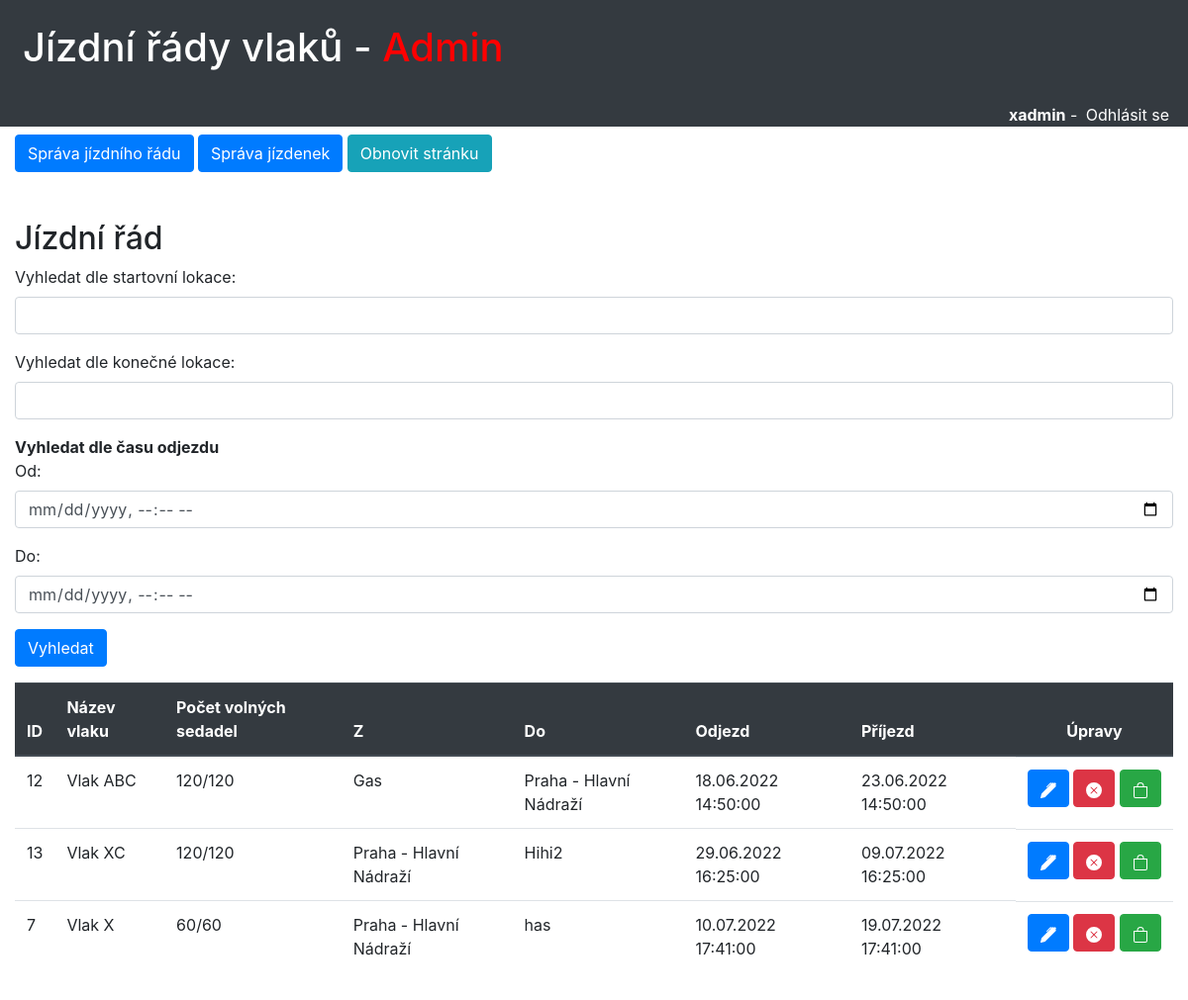
The page /index.php (signed in) on the database its author committed.
### tables this page shows
CREATE TABLE `time_schedule` (
  `id` int(11) NOT NULL,
  `train_id` int(11) NOT NULL,
  `seats` varchar(2000) NOT NULL,
  `from_location` int(11) NOT NULL,
  `to_location` int(11) NOT NULL,
  `start_time` datetime NOT NULL,
  `end_time` datetime NOT NULL
);

CREATE TABLE `trains` (
  `id` int(11) NOT NULL,
  `name` varchar(255) NOT NULL,
  `seat_count` int(11) NOT NULL,
  `active` tinyint(1) NOT NULL DEFAULT 0
);

CREATE TABLE `location` (
  `id` int(11) NOT NULL,
  `name` varchar(255) NOT NULL
);

### inc/user.php (called while the page is built, shortened)
<?php
require_once 'db.php';
function LoggedIn(): bool
{
    if (!empty($_SESSION['user_id'])) return true;
    return false;
}
function UserAdmin(): bool
{
    global $db;
    $checkForAdminQuery = $db->prepare('SELECT role FROM users WHERE id=:id LIMIT 1;');
    $checkForAdminQuery->execute([
        ':id' => $_SESSION['user_id']
    ]);
    if ($role = $checkForAdminQuery->fetch(PDO::FETCH_ASSOC)) {
        if ($role['role'] == 'admin') return true;
    }
    return false;
}

### schedule.php (the view, shortened to what this page needs)
<?php
require_once 'inc/user.php';
require_once 'utils/trains_utils.php';
            ?>
<h2 class="mt-5">Jízdní řád</h2>
<?php
if (LoggedIn()) { ?>
    <form method="get">
        <div class="form-group">
            <label for="location_lookup_start">Vyhledat dle startovní lokace: </label>
            <input type="text" name="location_lookup_start" id="location_lookup_start"
                   class="form-control" value="<?php echo @$_GET['location_lookup_start'] ?>"/>
        </div>
        <div class="form-group">
            <label for="location_lookup_end">Vyhledat dle konečné lokace: </label>
            <input type="text" name="location_lookup_end" id="location_lookup_end"
                   class="form-control" value="<?php echo @$_GET['location_lookup_end'] ?>"/>
        </div>
        <lable><b>Vyhledat dle času odjezdu</b></lable>
        <div class="form-group">
            <label for="location_lookup_date1">Od:</label>
            <input type="datetime-local" name="location_lookup_date1" id="location_lookup_date1"
                   class="form-control" value="<?php echo @$_GET['location_lookup_date1'] ?>"/>
        </div>
        <div class="form-group">
            <label for="location_lookup_date2">Do:</label>
            <input type="datetime-local" name="location_lookup_date2" id="location_lookup_date2"
                   class="form-control" value="<?php echo @$_GET['location_lookup_date2'] ?>"/>
        </div>
        <button type="submit" class="btn btn-primary mb-3">Vyhledat</button>
    </form>
<?php } ?>
<?php
$timeScheduleQuery = null;
if (!empty($_GET)) {
    try {
        $term1 = trim(@$_GET['location_lookup_start']);
        $term2 = trim(@$_GET['location_lookup_end']);
        $date1 = @$_GET['location_lookup_date1'];
        $date2 = @$_GET['location_lookup_date2'];
        $date1 = date("Y-m-d H:i:s", strtotime($date1));
        $date2 = date("Y-m-d H:i:s", strtotime($date2));
        $timeScheduleQuery = $db->prepare('SELECT time_schedule.id, time_schedule.train_id, time_schedule.seats,
       time_schedule.from_location, time_schedule.to_location, time_schedule.start_time, time_schedule.end_time FROM time_schedule
LEFT JOIN location e ON time_schedule.from_location = e.id
LEFT JOIN location f ON time_schedule.to_location = f.id
WHERE (e.name IN (SELECT name FROM location WHERE name LIKE :term1) AND f.name IN (SELECT name FROM location WHERE name LIKE :term2))
  AND time_schedule.start_time >= :date1 AND time_schedule.start_time <= :date2
ORDER BY start_time LIMIT 10;');
        if (empty($date1) || !validateDate($date1)) {
            $date1 = date("Y-m-d H:i:s", strtotime(time()));
        }
        if (empty($date2) || !validateDate($date2) || $date2 < date("Y-m-d H:i:s")) {
            $date2 = date("Y-m-d H:i:s", strtotime("+1 year"));
        }
        $timeScheduleQuery->execute([
            ':term1' => '%' . $term1 . '%',
            ':term2' => '%' . $term2 . '%',
            ':date1' => $date1,
            ':date2' => $date2
        ]);
        echo '<div class="alert alert-success mt-4">';
        echo "Vyhledání proběhlo úspěšně!";
        echo '</div>';
    } catch (Exception $exc) {
        echo '<div class="alert alert-danger mt-4">';
        echo "Vyhledání selhalo. Zkuste to prosím znova.";
        echo '</div>';
    }
    ?>
    <script type="text/javascript">
        location.href = "#search"
    </script>
    <?php
} else {
    $timeScheduleQuery = $db->prepare('SELECT * FROM time_schedule ORDER BY start_time;');
    $timeScheduleQuery->execute();
}
$schedules = $timeScheduleQuery->fetchAll(PDO::FETCH_ASSOC);
echo '<div class="scroll_div mb-5" id="search" style="height: 30em;">';
echo '<table class="table">';
if (!empty($schedules)) {
    echo '<thead class="thead-dark"><tr>';
    if (UserAdmin()) {
        echo '<th>ID</th>';
    }
    echo '<th>Název vlaku</th>
<th>Počet volných sedadel</th>
<th>Z</th>
<th>Do</th>
<th>Odjezd</th>
<th>Příjezd</th>';
    if (LoggedIn()) {
        if (UserAdmin()) {
            echo '<th class="text-center">Úpravy</th>';
        } else {
            echo '<th class="text-center">Možnosti</th>';
        }
    }
    echo '</tr></thead>';
    foreach ($schedules as $schedule) {
        echo '<tr>';
        if (UserAdmin()) {
            echo '<td>' . $schedule['id'] . '</td>';
        }
        $coreTrainInfo = GetCoreTrainInfo($schedule);
        echo '<td>' . ($coreTrainInfo->totalSeats - $coreTrainInfo->takenSeats) . '/' . $coreTrainInfo->totalSeats . '</td>';
        $locFromQ = $db->prepare("SELECT location.name FROM time_schedule JOIN location ON time_schedule.from_location = location.id
                                        WHERE time_schedule.id=:id LIMIT 1");
        $locFromQ->execute([
            ':id' => $schedule['id']
        ]);
        $locFromQres = $locFromQ->fetchObject();
        $locToQ = $db->prepare("SELECT location.name FROM time_schedule JOIN location ON time_schedule.to_location = location.id
                                      WHERE time_schedule.id=:id LIMIT 1");
        $locToQ->execute([
            ':id' => $schedule['id']
        ]);
        $locToQres = $locToQ->fetchObject();
        echo '<td>' . htmlspecialchars($locFromQres->name) . '</td>';
        echo '<td>' . htmlspecialchars($locToQres->name) . '</td>';
        $dateFrom = date("d.m.Y H:i:s", strtotime($schedule['start_time']));
        $dateTo = date("d.m.Y H:i:s", strtotime($schedule['end_time']));
        echo '<td>' . $dateFrom . '</td>';
        echo '<td>' . $dateTo . '</td>';
        echo '<td style="white-space: nowrap; display: flex; align-items: center; justify-content: space-evenly;">';
        echo '<form method="post">';
        if (LoggedIn()) {
            if (UserAdmin()) {
                ?>
                <button type="submit" class="btn btn-primary" name="edit_schedule"
                        value="<?php echo $schedule['id']; ?>"
                        title="Upravit">
                </button>
                <button type="submit" class="btn btn-danger" name="delete_val_schedule"
                        value="<?php echo $schedule['id']; ?>"
                        title="Odstranit"
                        onclick="return confirm('Opravdu chcete smazat jízdní řád ( <?php
                        echo 'ID: ' . $schedule['id'] . ' ,Vlak: ' . $coreTrainInfo->trainName
                            . '\r\nOdjezd: ' . $dateFrom . ' ,Příjezd: ' . $dateTo;
                        ?>)?')">
                </button>
            <?php }
            if (@$_SESSION['home']) {
                ?>
                <button type="submit" class="btn btn-success" name="purchase_ticket"
                        <?php echo (($coreTrainInfo->totalSeats - $coreTrainInfo->takenSeats) == 0 ? "disabled" : '') ?>
                        value="<?php echo $schedule['id']; ?>"
                        title="Koupit lístek">
                    <svg xmlns="http://www.w3.org/2000/svg" width="16" height="16" fill="currentColor"
                         class="bi bi-bag" viewBox="0 0 16 16">
                        <path d="M8 1a2.5 2.5 0 0 1 2.5 2.5V4h-5v-.5A2.5 2.5 0 0 1 8 1zm3.5 3v-.5a3.5 3.5 0 1 0-7 0V4H1v10a2 2 0 0 0 2 2h10a2 2 0 0 0 2-2V4h-3.5zM2 5h12v9a1 1 0 0 1-1 1H3a1 1 0 0 1-1-1V5z"/>
                    </svg>
                </button>
            <?php }
        }
        echo '</form>';
        echo '</td>';
        echo '</tr>';
    }
} else {
    echo '<tr><td colspan="100%"><div class="alert alert-primary">Není evidován žádný jízdní řád!</div></td></tr>';
}
echo '</table>';
echo '</div>';
?>

### inc/header.php (shortened to what this page needs)
<?php
require_once 'user.php';
try {
?>
    <!DOCTYPE html>
    <html lang="cs">
    <head>
        <link rel="stylesheet" href="https://cdnjs.cloudflare.com/ajax/libs/jqueryui/1.12.1/jquery-ui.css"/>
        <link rel="stylesheet" href="https://stackpath.bootstrapcdn.com/bootstrap/4.5.2/css/bootstrap.min.css">
        <link rel="stylesheet" type="text/css" href="style/style.css">
    </head>
<body>
    <header class="container bg-dark <?php echo((!empty($home) && $home) ? 'home' : ''); ?>">
        <?php
        if (UserAdmin()) {
            echo '<h1 class="text-white py-4 px-2">Jízdní řády vlaků - <span class="admin_style">Admin</span></h1>';
        } else {
            echo '<h1 class="text-white py-4 px-2">Jízdní řády vlaků</h1>';
        }
        ?>
        <div class="text-right text-white">
            <?php
            if (!empty($_SESSION['user_id'])) {
                echo '<strong>' . htmlspecialchars($_SESSION['user_name']) . '</strong>';
                echo ' - ';
                echo '<a href="logout.php" class="text-white p-1">Odhlásit se</a>';
            } else {
                echo '<a href="login.php" class="text-white p-1">Přihlásit se</a>';
            }
            ?>
        </div>
    </header>
<main class="container pt-2 <?php echo((!empty($home) && $home) ? 'home' : ''); ?>">
    <?php } catch (Exception $exc){
    LogUserOff();
} ?>

### index.php (shortened to what this page needs)
<?php
require_once 'inc/user.php';
require_once 'utils/trains_utils.php';
include 'inc/header.php';
if (UserAdmin()) { ?>
    <a href="timeTable_edit.php" class="btn btn-primary" >Správa jízdního řádu</a>
<?php }
if (LoggedIn()) {
    ?>
    <a href="#" class="btn btn-primary">Správa jízdenek</a>
<?php } ?>
    <a href="index.php" class="btn btn-info">Obnovit stránku</a>
<?php
require 'schedule.php';
include 'inc/footer.php';

### utils/trains_utils.php (shortened to what this page needs)
<?php
function GetCoreTrainInfo($schedule, $showName = true) : CoreTrainInfo{
    global $db;
    $seatsQ = $db->prepare("SELECT name from trains WHERE id=:id ;");
    $seatsQ->execute([
        ':id' => $schedule['train_id']
    ]);
    $trainName = $seatsQ->fetchColumn();
    if($showName) {
        echo '<td>' . htmlspecialchars($trainName) . '</td>';
    }
    $seatsStatus = explode(";", $schedule['seats']);
    unset($seatsStatus[count($seatsStatus) - 1]);
    $taken = 0;
    $coreTrainInfo = new CoreTrainInfo();
    $coreTrainInfo->takenSeats = $taken;
    $coreTrainInfo->totalSeats = count($seatsStatus);
    $coreTrainInfo->trainName = $trainName;
    return $coreTrainInfo;
}

### inc/footer.php
    </main>
  </body>
</html>

### style/style.css (style rules this page uses)
.scroll_div { height: 20em; overflow: auto; }
.admin_style { color: red; }
@media (min-width: 1200px) { .container { max-width: 1300px; } }

### rows shown on the page
time_schedule: id "12", train.name "Vlak ABC", takenSeats "120", totalSeats "120", from_location.name "Gas", to_location.name "Praha - Hlavní Nádraží", start_time "18.06.2022 14:50:00", end_time "23.06.2022 14:50:00"
time_schedule: id "13", train.name "Vlak XC", takenSeats "120", totalSeats "120", from_location.name "Praha - Hlavní Nádraží", to_location.name "Hihi2", start_time "29.06.2022 16:25:00", end_time "09.07.2022 16:25:00"
time_schedule: id "7", train.name "Vlak X", takenSeats "60", totalSeats "60", from_location.name "Praha - Hlavní Nádraží", to_location.name "has", start_time "10.07.2022 17:41:00", end_time "19.07.2022 17:41:00"

### other values the page prints
$_SESSION['user_name'] "xadmin"
